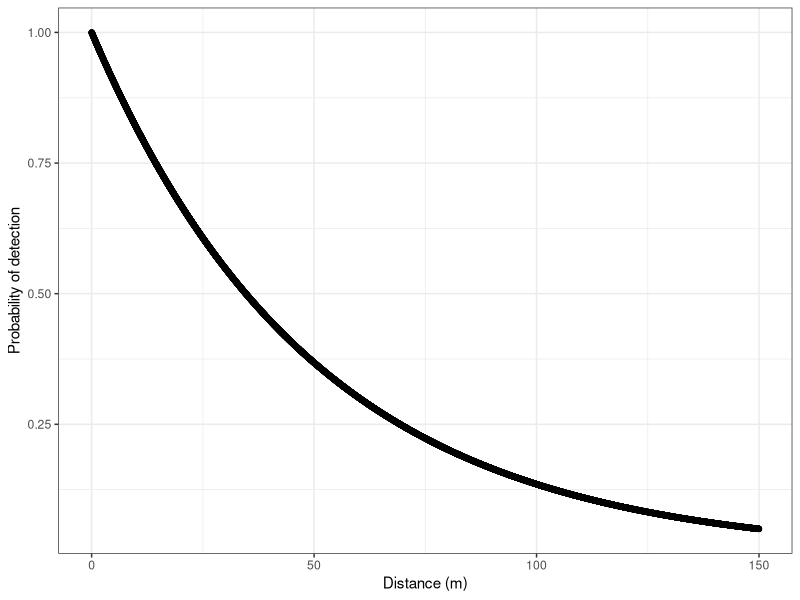

Recreate this plot in R.
## ---- chunk 1
knitr::opts_chunk$set(echo = TRUE)
## ---- chunk 2
#Add packages
library(dplyr)
library(tidyr)
library(ggplot2)
library(gridExtra)
#Generate geometric data
min_dat <- tibble(x = seq(from = 1, to = 6, by = 0.01)) %>% 
  mutate(y = x^3)

#Plot these data
min_graph <- min_dat %>% 
  ggplot(aes(x = x, y = y/max(y))) +
  geom_point() +
  theme_bw() +
  labs(x = "Minute",
        y = "Probability of detection")

#simulate a half normal detection function
#Generate geometric data
dist_dat <- tibble(x = runif(n =10000, min = 0, max = 150),
                   y = exp(-0.02 * x ))

#Plot these data
dist_graph <- dist_dat %>% 
  ggplot(aes(x = x, y = y/max(y))) +
  geom_point() +
  theme_bw() +
  xlim(0, 150) + 
  labs(x = "Distance (m)",
        y = "Probability of detection")
dist_graph
